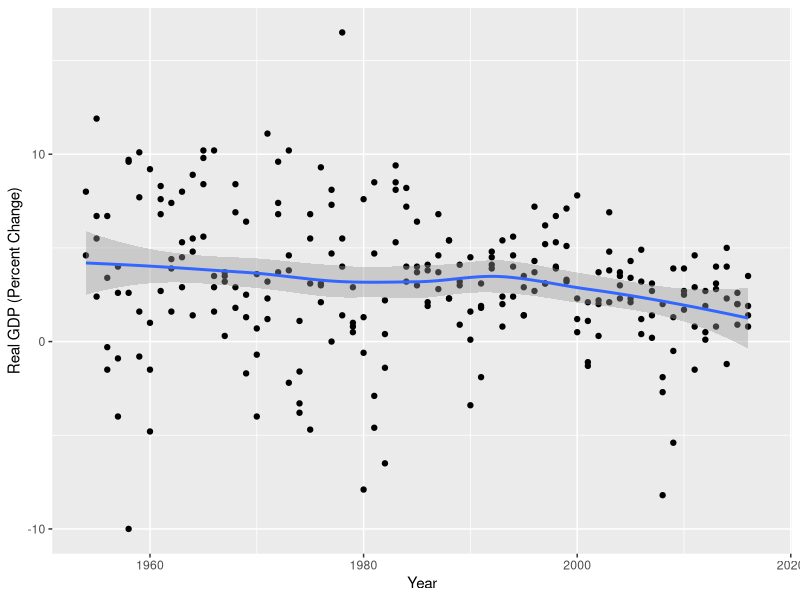
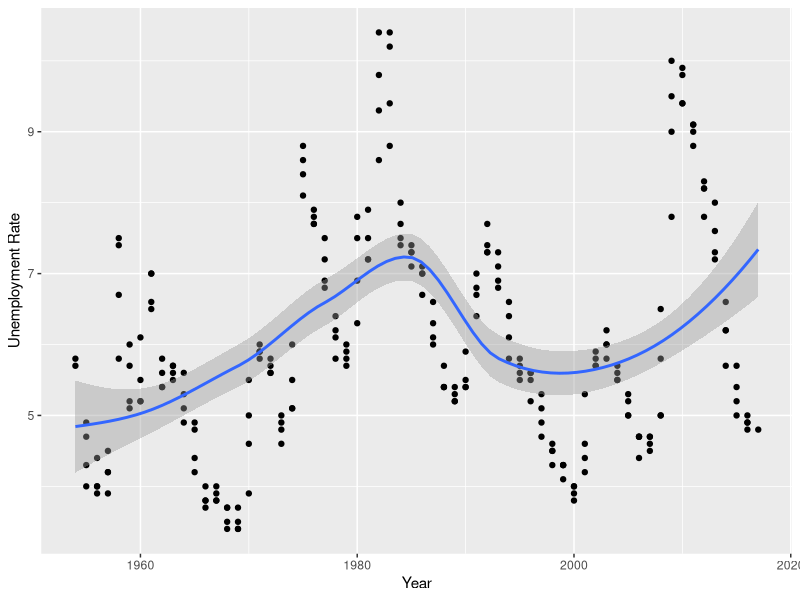
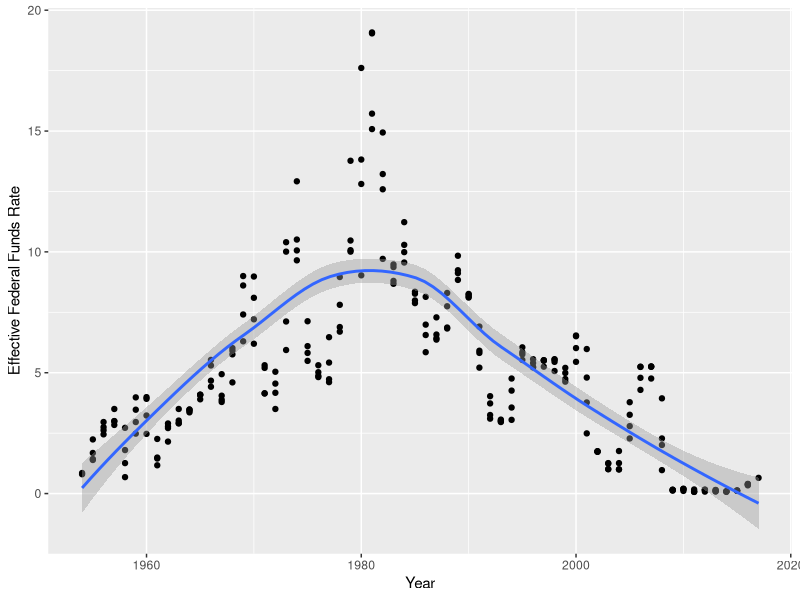
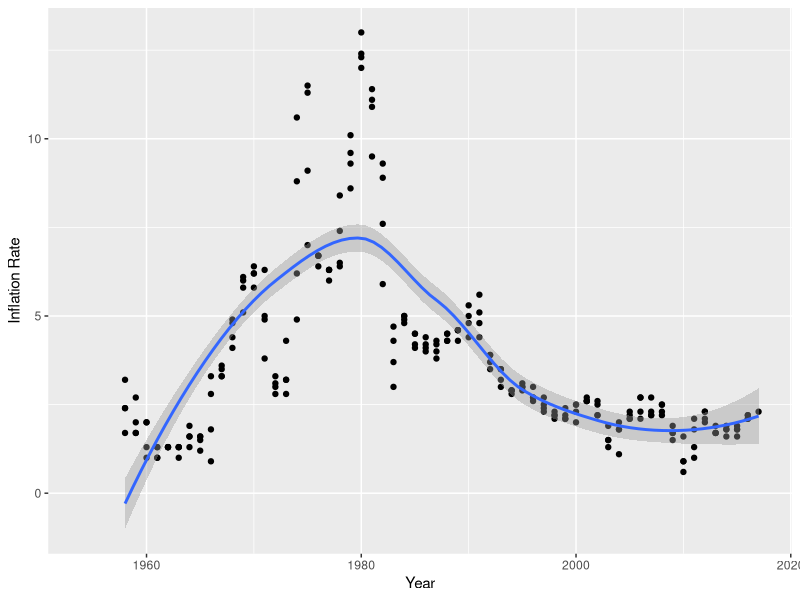

The R script that drew these images, in order:
## ---- chunk 1
library(dplyr)
library(tidyverse)
library(magrittr)
library(knitr)
library(readr)
library(readxl)
library(ggplot2)
## ---- chunk 2
fed_rates <- read_csv("../../_data/FedFundsRate.csv")
## ---- chunk 3
fed_rates <- fed_rates %>%
  mutate(Month = case_when(
         Month == 1 ~ "January",
         Month == 2 ~ "February",
         Month == 3 ~ "March",
         Month == 4 ~ "April",
         Month == 5 ~ "May",
         Month == 6 ~ "June",
         Month == 7 ~ "July",
         Month == 8 ~ "August", 
         Month == 9 ~ "September",
         Month == 10 ~ "October",
         Month == 11 ~ "November",
         Month == 12 ~ "December")
  )
## ---- chunk 4
fed_rates_new <- fed_rates %>%
  select("Year" , "Month" ,	"Day" , "Effective Federal Funds Rate" ,	"Real GDP (Percent Change)",	"Unemployment Rate" ,	"Inflation Rate")

fed_rates_new
## ---- chunk 5
fed_rates_quarter <- fed_rates_new %>%
  filter(`Month` %in% c("January" , "April" , "July" , "October"))

fed_rates_quarter
  
## ---- chunk 6
summarise_GDP <- fed_rates_quarter 
select(fed_rates_quarter,`Month`, `Real GDP (Percent Change)`)
  summarise(fed_rates_quarter , mean.Real_GDP = mean(`Real GDP (Percent Change)` , na.rm = TRUE) , max.Real_GDP = max(`Real GDP (Percent Change)` , na.rm = TRUE) , min.Real_GDP = min(`Real GDP (Percent Change)` , na.rm = TRUE) , sd.Real_GDP = sd(`Real GDP (Percent Change)` , na.rm = TRUE) , IQR.Real_GDP = IQR(`Real GDP (Percent Change)` , na.rm = TRUE))
## ---- chunk 7
ggplot(fed_rates_quarter, aes(`Year` , `Real GDP (Percent Change)`)) + 
  geom_point() + 
  geom_smooth()
## ---- chunk 8
ggplot(fed_rates_quarter, aes(`Year` , `Unemployment Rate`)) + 
  geom_point() + 
  geom_smooth() 

## ---- chunk 9
ggplot(fed_rates_quarter, aes(`Year` , `Effective Federal Funds Rate`)) + 
  geom_point() + 
  geom_smooth()
## ---- chunk 10
 ggplot(fed_rates_quarter, aes(`Year` , `Inflation Rate`)) + 
  geom_point() + 
  geom_smooth()
## ---- chunk 11
knitr::opts_chunk$set(echo = FALSE)
